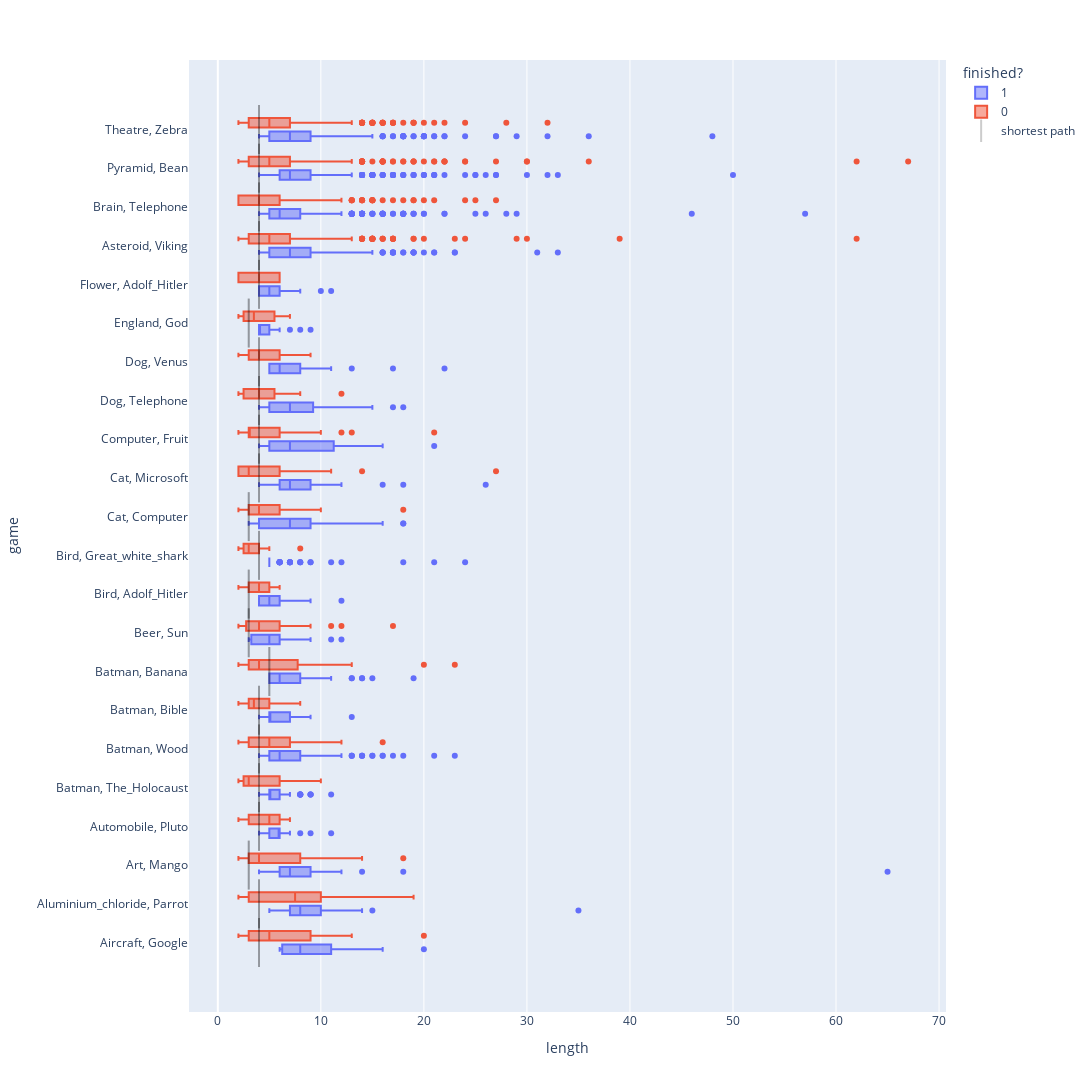

Notebook code for this chart:
### Code cell
# Adjusting the Scatter trace for the line

fig = px.box(data_frame=big_games, x='length', y='game', color='finished?', width=1300, height=2000)

marker = dict(symbol = 'line-ns',
              line_width = 2,
              size = 35,
              line_color = 'rgba(0, 0, 0, 0.2)')

cpt = 0
for g in big_games.game.unique():
    x = shortest_path_from_graph(G_2007, g)
    if cpt<1:
        fig.add_trace(
            go.Scatter(
                name = 'shortest path',
                x=[x, x],  # Replace `10` with the desired x-values for your line
                y=[g, g],  # Use numeric offsets
                mode='markers',
                marker=marker
            )
        )
    else:
        fig.add_trace(
            go.Scatter(
                x=[x, x],  # Replace `10` with the desired x-values for your line
                y=[g, g],  # Use numeric offsets
                mode='markers',
                marker=marker,
                showlegend = False
            )
        )
    cpt+=1


plotly_save_to_html(fig, 'comparison_distrib_paths')

### Figure 1 — Plotly figure (JSON) as saved in the notebook; plotly's stock layout.template omitted (floating-point values rounded to 4 significant figures; data arrays with more than 128 entries replaced by an {"elided": "..."} marker saying what was removed)
{"data": [{"alignmentgroup": "True", "hovertemplate": "finished?=1<br>length=%{x}<br>game=%{y}<extra></extra>", "legendgroup": "1", "marker": {"color": "#636efa"}, "name": "1", "notched": false, "offsetgroup": "1", "orientation": "h", "showlegend": true, "type": "box", "x": {"elided": "4844 int values"}, "x0": " ", "xaxis": "x", "y": {"elided": "4844 str values"}, "y0": " ", "yaxis": "y"}, {"alignmentgroup": "True", "hovertemplate": "finished?=0<br>length=%{x}<br>game=%{y}<extra></extra>", "legendgroup": "0", "marker": {"color": "#EF553B"}, "name": "0", "notched": false, "offsetgroup": "0", "orientation": "h", "showlegend": true, "type": "box", "x": {"elided": "3384 int values"}, "x0": " ", "xaxis": "x", "y": {"elided": "3384 str values"}, "y0": " ", "yaxis": "y"}, {"marker": {"line": {"color": "rgba(0, 0, 0, 0.2)", "width": 2}, "size": 35, "symbol": "line-ns"}, "mode": "markers", "name": "shortest path", "type": "scatter", "x": [4, 4], "y": ["Aircraft, Google", "Aircraft, Google"]}, {"marker": {"line": {"color": "rgba(0, 0, 0, 0.2)", "width": 2}, "size": 35, "symbol": "line-ns"}, "mode": "markers", "showlegend": false, "type": "scatter", "x": [4, 4], "y": ["Aluminium_chloride, Parrot", "Aluminium_chloride, Parrot"]}, {"marker": {"line": {"color": "rgba(0, 0, 0, 0.2)", "width": 2}, "size": 35, "symbol": "line-ns"}, "mode": "markers", "showlegend": false, "type": "scatter", "x": [3, 3], "y": ["Art, Mango", "Art, Mango"]}, {"marker": {"line": {"color": "rgba(0, 0, 0, 0.2)", "width": 2}, "size": 35, "symbol": "line-ns"}, "mode": "markers", "showlegend": false, "type": "scatter", "x": [4, 4], "y": ["Automobile, Pluto", "Automobile, Pluto"]}, {"marker": {"line": {"color": "rgba(0, 0, 0, 0.2)", "width": 2}, "size": 35, "symbol": "line-ns"}, "mode": "markers", "showlegend": false, "type": "scatter", "x": [4, 4], "y": ["Batman, The_Holocaust", "Batman, The_Holocaust"]}, {"marker": {"line": {"color": "rgba(0, 0, 0, 0.2)", "width": 2}, "size": 35, "symbol": "line-ns"}, "mode": "markers", "showlegend": false, "type": "scatter", "x": [4, 4], "y": ["Batman, Wood", "Batman, Wood"]}, {"marker": {"line": {"color": "rgba(0, 0, 0, 0.2)", "width": 2}, "size": 35, "symbol": "line-ns"}, "mode": "markers", "showlegend": false, "type": "scatter", "x": [4, 4], "y": ["Batman, Bible", "Batman, Bible"]}, {"marker": {"line": {"color": "rgba(0, 0, 0, 0.2)", "width": 2}, "size": 35, "symbol": "line-ns"}, "mode": "markers", "showlegend": false, "type": "scatter", "x": [5, 5], "y": ["Batman, Banana", "Batman, Banana"]}, {"marker": {"line": {"color": "rgba(0, 0, 0, 0.2)", "width": 2}, "size": 35, "symbol": "line-ns"}, "mode": "markers", "showlegend": false, "type": "scatter", "x": [3, 3], "y": ["Beer, Sun", "Beer, Sun"]}, {"marker": {"line": {"color": "rgba(0, 0, 0, 0.2)", "width": 2}, "size": 35, "symbol": "line-ns"}, "mode": "markers", "showlegend": false, "type": "scatter", "x": [3, 3], "y": ["Bird, Adolf_Hitler", "Bird, Adolf_Hitler"]}, {"marker": {"line": {"color": "rgba(0, 0, 0, 0.2)", "width": 2}, "size": 35, "symbol": "line-ns"}, "mode": "markers", "showlegend": false, "type": "scatter", "x": [4, 4], "y": ["Bird, Great_white_shark", "Bird, Great_white_shark"]}, {"marker": {"line": {"color": "rgba(0, 0, 0, 0.2)", "width": 2}, "size": 35, "symbol": "line-ns"}, "mode": "markers", "showlegend": false, "type": "scatter", "x": [3, 3], "y": ["Cat, Computer", "Cat, Computer"]}, {"marker": {"line": {"color": "rgba(0, 0, 0, 0.2)", "width": 2}, "size": 35, "symbol": "line-ns"}, "mode": "markers", "showlegend": false, "type": "scatter", "x": [4, 4], "y": ["Cat, Microsoft", "Cat, Microsoft"]}, {"marker": {"line": {"color": "rgba(0, 0, 0, 0.2)", "width": 2}, "size": 35, "symbol": "line-ns"}, "mode": "markers", "showlegend": false, "type": "scatter", "x": [4, 4], "y": ["Computer, Fruit", "Computer, Fruit"]}, {"marker": {"line": {"color": "rgba(0, 0, 0, 0.2)", "width": 2}, "size": 35, "symbol": "line-ns"}, "mode": "markers", "showlegend": false, "type": "scatter", "x": [4, 4], "y": ["Dog, Telephone", "Dog, Telephone"]}, {"marker": {"line": {"color": "rgba(0, 0, 0, 0.2)", "width": 2}, "size": 35, "symbol": "line-ns"}, "mode": "markers", "showlegend": false, "type": "scatter", "x": [4, 4], "y": ["Dog, Venus", "Dog, Venus"]}, {"marker": {"line": {"color": "rgba(0, 0, 0, 0.2)", "width": 2}, "size": 35, "symbol": "line-ns"}, "mode": "markers", "showlegend": false, "type": "scatter", "x": [3, 3], "y": ["England, God", "England, God"]}, {"marker": {"line": {"color": "rgba(0, 0, 0, 0.2)", "width": 2}, "size": 35, "symbol": "line-ns"}, "mode": "markers", "showlegend": false, "type": "scatter", "x": [4, 4], "y": ["Flower, Adolf_Hitler", "Flower, Adolf_Hitler"]}, {"marker": {"line": {"color": "rgba(0, 0, 0, 0.2)", "width": 2}, "size": 35, "symbol": "line-ns"}, "mode": "markers", "showlegend": false, "type": "scatter", "x": [4, 4], "y": ["Asteroid, Viking", "Asteroid, Viking"]}, {"marker": {"line": {"color": "rgba(0, 0, 0, 0.2)", "width": 2}, "size": 35, "symbol": "line-ns"}, "mode": "markers", "showlegend": false, "type": "scatter", "x": [4, 4], "y": ["Brain, Telephone", "Brain, Telephone"]}, {"marker": {"line": {"color": "rgba(0, 0, 0, 0.2)", "width": 2}, "size": 35, "symbol": "line-ns"}, "mode": "markers", "showlegend": false, "type": "scatter", "x": [4, 4], "y": ["Pyramid, Bean", "Pyramid, Bean"]}, {"marker": {"line": {"color": "rgba(0, 0, 0, 0.2)", "width": 2}, "size": 35, "symbol": "line-ns"}, "mode": "markers", "showlegend": false, "type": "scatter", "x": [4, 4], "y": ["Theatre, Zebra", "Theatre, Zebra"]}], "layout": {"boxmode": "group", "height": 2000, "legend": {"title": {"text": "finished?"}, "tracegroupgap": 0}, "margin": {"t": 60}, "width": 1300, "xaxis": {"anchor": "y", "domain": [0, 1], "title": {"text": "length"}}, "yaxis": {"anchor": "x", "domain": [0, 1], "title": {"text": "game"}}}}
